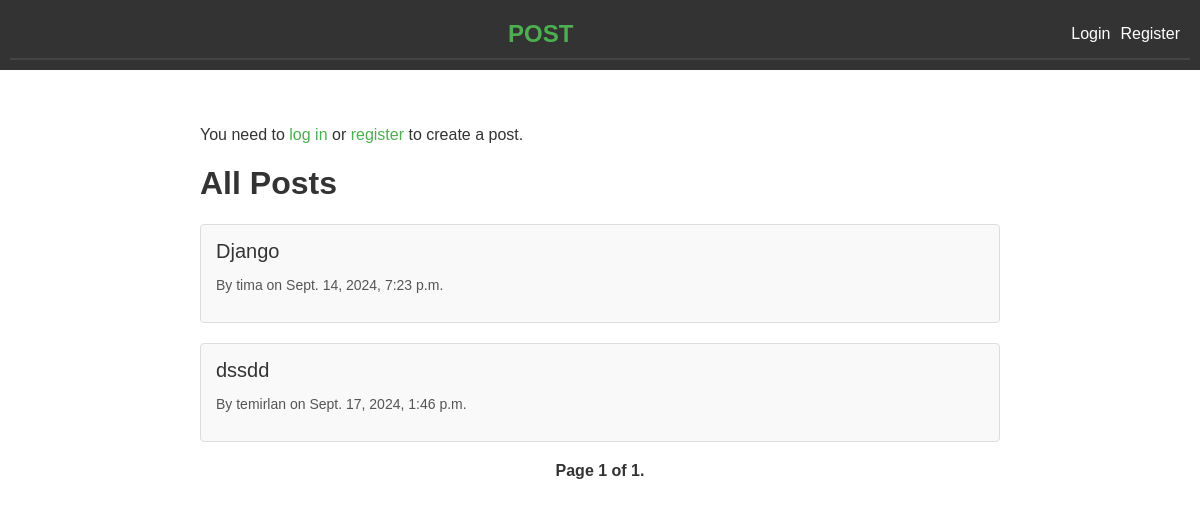
The page / on the database its author committed.
### blog/models.py (models this page shows, shortened)
class Post(models.Model):
    title = models.CharField(
        max_length=255,
        verbose_name="Название"
    )
    content = models.TextField(
        default="",
        blank=False,
        verbose_name="Контент"
    )
    author = models.ForeignKey(
        User,
        on_delete=models.CASCADE,
        verbose_name="Автор"
    )
    created_at = models.DateTimeField(
        auto_now_add=True,
        verbose_name="Дата создания"
    )
    updated_at = models.DateTimeField(
        auto_now=True,
        verbose_name="Дата редактирования"
    )

### blog/views.py (the view)
# urls.py: path('', views.post_list, name='post_list'),
def post_list(request):
    posts = Post.objects.all()
    paginator = Paginator(posts, 5)
    page_number = request.GET.get('page')
    page_obj = paginator.get_page(page_number)
    return render(request, 'blog/post_list.html', {'page_obj': page_obj})

### blog/templates/blog/post_list.html (shortened to what this page needs)
<!DOCTYPE html>
<html lang="en">
<head>
</head>
<body>
    {% extends "base.html" %}
{% block content %}
    <div class="post-container">
        {% if user.is_authenticated %}
            <p><a href="{% url 'create_post' %}" class="btn-create">Create a new post</a></p>
        {% else %}
            <p>You need to <a href="{% url 'login' %}">log in</a> or <a href="{% url 'register' %}">register</a> to create a post.</p>
        {% endif %}
        <h1>All Posts</h1>
        <ul class="post-list">
            {% for post in page_obj %}
                <li class="post-item">
                    <a href="{% url 'post_detail' post.id %}" class="post-title">{{ post.title }}</a>
                    <p class="post-meta">By {{ post.author.username }} on {{ post.created_at }}</p>
                </li>
            {% endfor %}
        </ul>
        <div class="pagination">
            <span class="step-links">
                <span class="current">
                    Page {{ page_obj.number }} of {{ page_obj.paginator.num_pages }}.
                </span>
            </span>
        </div>
    </div>
{% endblock %}

### blog/templates/blog/post_list.html (style rules this page uses)
.post-container { max-width: 800px; margin: 0 auto; padding: 20px; }
.post-list { list-style-type: none; padding: 0; }
.post-item { margin-bottom: 20px; padding: 15px; border: 1px solid #ddd; border-radius: 4px; background-color: #f9f9f9; }
.post-title { font-size: 20px; color: #333; text-decoration: none; }
.post-meta { font-size: 14px; color: #555; }
.pagination { margin-top: 20px; text-align: center; }
.current { margin: 0 5px; font-weight: bold; }

### blog/templates/base.html (style rules this page uses)
body { font-family: Arial, sans-serif; margin: 0; padding: 0; color: #333; }
a { color: #4CAF50; text-decoration: none; }

### rows shown on the page
Post: title "Django", author.username "tima", created_at "Sept. 14, 2024, 7:23 p.m."
Post: title "dssdd", author.username "temirlan", created_at "Sept. 17, 2024, 1:46 p.m."

### other values the page prints
{{ page_obj.number }} "1"
{{ page_obj.paginator.num_pages }} "1"
